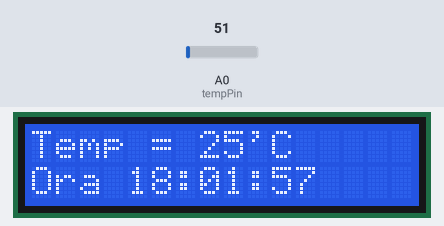
The sketch below on a simulated Arduino Uno, built with avr-gcc and run on an emulated ATmega328P. Parts: 16×2 character LCD. The inputs (shaded band) are chosen by the test bench; at power-on: A0 (tempPin) = 51.

Above: at 1.2 s.
1.3 s: A0 (tempPin) set to 61
At 2.4 s:
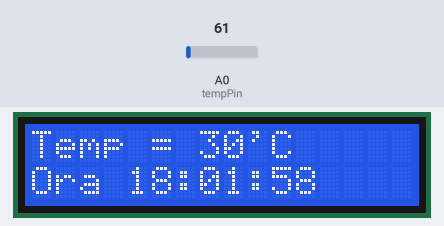
4.5 s: A0 (tempPin) set to 71
At 5.8 s:
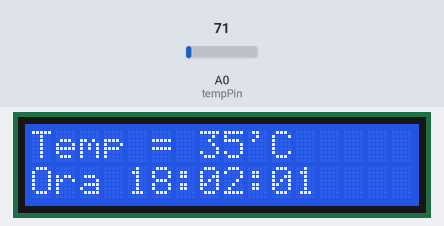
7.5 s: A0 (tempPin) set to 86
At 8.8 s:
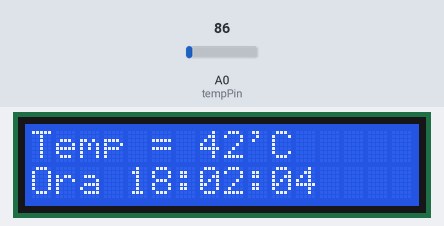
Timing chart, 0 to 10.5 s (numbered marks = the images above; inputs shaded):
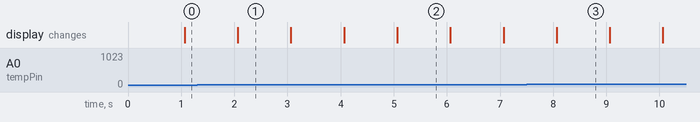

The sketch:

Tema2.ino
```cpp
#include <LiquidCrystal.h>

LiquidCrystal lcd(12, 11, 5, 4, 3, 2);

// Pinul analogic la care este conectat LM35
const int tempPin = A0;

// Variabile pentru timp
volatile int ore = 18;
volatile int minute = 1;
volatile int secunde = 55;
volatile bool updateDisplay = true;

void setup() {
  lcd.begin(16, 2);

  //Configurare timer1
  cli();

  TCCR1A = 0;
  TCCR1B = 0;
  TCNT1  = 0;

  // Setează registrul de comparare pentru a obține o întrerupere la 1Hz
  OCR1A = 15624;

  // Pornește modul CTC
  TCCR1B |= (1 << WGM12);

  // Setează biții CS12 și CS10 pentru prescaler de 1024
  TCCR1B |= (1 << CS12) | (1 << CS10);

  // Activează întreruperea la potrivirea cu OCR1A
  TIMSK1 |= (1 << OCIE1A);

  sei();
}

ISR(TIMER1_COMPA_vect) {
  secunde++;
  if (secunde >= 60) {
    secunde = 0;
    minute++;
    if (minute >= 60) {
      minute = 0;
      ore++;
      if (ore >= 24) {
        ore = 0;
      }
    }
  }
  updateDisplay = true;
}

void loop() {
  if (updateDisplay) {
    updateDisplay = false;

    //Citire temperatura ADC
    int rawADC = analogRead(tempPin);

    // Convertire în grade Celsius
    float tempC = (rawADC * 500.0) / 1024.0;

    //Afisare pe LCD
    lcd.setCursor(0, 0);
    lcd.print("Temp = ");
    lcd.print(tempC, 0);
    lcd.print("'C  ");

    lcd.setCursor(0, 1);
    lcd.print("Ora ");

    if (ore < 10) lcd.print("0");
    lcd.print(ore);
    lcd.print(":");

    if (minute < 10) lcd.print("0");
    lcd.print(minute);
    lcd.print(":");

    if (secunde < 10) lcd.print("0");
    lcd.print(secunde);
  }
}
```

Measured:
- what the display in image 2 shows lasts 1.0 s, from 5.1 s to 6.1 s
